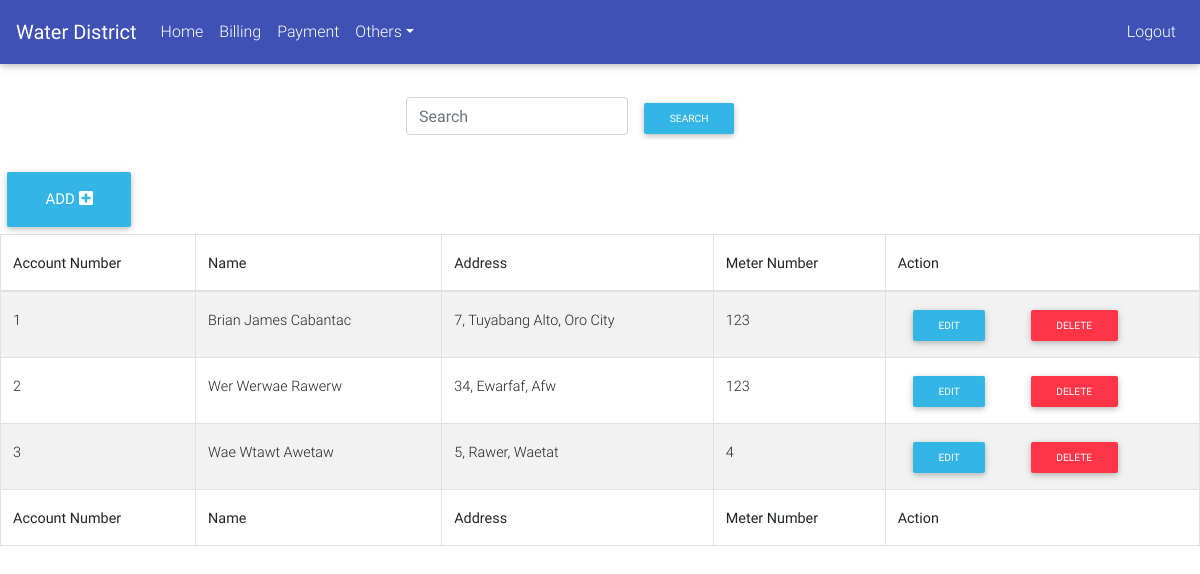
The app's page /home.php with its own data.
### tables this page shows
CREATE TABLE `consumer1` (
  `consumer_id` int(11) NOT NULL,
  `account_no` int(11) NOT NULL,
  `fname` varchar(100) NOT NULL,
  `mname` varchar(100) NOT NULL,
  `lname` varchar(100) NOT NULL,
  `bdate` date NOT NULL,
  `bplace` varchar(100) NOT NULL,
  `cstatus` varchar(100) NOT NULL,
  `cnum` varchar(100) NOT NULL,
  `occupation` varchar(100) NOT NULL,
  `momname` varchar(100) NOT NULL,
  `dadname` varchar(100) NOT NULL,
  `spousename` varchar(100) NOT NULL,
  `streetname` varchar(100) NOT NULL,
  `barangayname` varchar(100) NOT NULL,
  `cityname` varchar(100) NOT NULL,
  `resicom` varchar(100) NOT NULL,
  `pubpriv` varchar(10) NOT NULL,
  `senior` varchar(100) NOT NULL,
  `pwd` varchar(100) NOT NULL,
  `monthincome` decimal(10,0) NOT NULL,
  `dateinstalled` date NOT NULL,
  `meterbrandno` varchar(100) NOT NULL,
  `initread` varchar(100) NOT NULL
);

### home.php (the view, shortened to what this page needs)
<?php
	if(isset($_POST['search']))
	{
    	$valueToSearch = $_POST['valueToSearch'];
   		$query = "SELECT * FROM consumer1 WHERE consumer1.account_no LIKE '%$valueToSearch%' OR fname LIKE '%$valueToSearch%' ";
   		$search_result = filterTable($query);
	}
 	else {
    	$query = "SELECT * FROM `consumer1`";
    	$search_result = filterTable($query);
	}
		function filterTable($query)
	{
   		$connect = mysqli_connect("localhost", "root", "", "cwd");
    	$filter_Result = mysqli_query($connect, $query);
    	return $filter_Result;
	}
?>
<!DOCTYPE html>
<html lang="en">
<head>
  <link rel="stylesheet" href="https://use.fontawesome.com/releases/v5.7.0/css/all.css">
  <link href="css/bootstrap.css" rel="stylesheet">
  <link href="css/mdb.min.css" rel="stylesheet">
  <link href="css/style.css" rel="stylesheet">
</head>
<body>
<form method="post" action="home.php"/>
<header>
  <nav class="navbar fixed-top navbar-expand-lg navbar-dark indigo scrolling-navbar">
    <a class="navbar-brand" href="#"><strong>Water District</strong></a>
    <div class="collapse navbar-collapse" id="navbarSupportedContent">
      <ul class="navbar-nav mr-auto">
        <li class="nav-item">
          <a class="nav-link" href="home.php">Home</a>
        </li>
        <li class="nav-item">
          <a class="nav-link" href="read.php">Billing</a>
        </li>
        <li class="nav-item">
          <a class="nav-link" href="resicom.php">Payment</a>
        </li>
        <li class="nav-item dropdown">
        <a class="nav-link dropdown-toggle" id="navbarDropdownMenuLink" data-toggle="dropdown" aria-haspopup="true"
          aria-expanded="false">Others</a>
      </li>
	 </ul>
	  <div class="row">
		<div class="col-md-12">
			<ul class="navbar-nav nav-flex-icons">
			    <li class="nav-item">
					<a class="nav-link" href="index.php">Logout</a>
				</li>
			</ul>
		</div>
		</div>
    </div>
  </nav>
</header>
	<center>
	<table>
		<td>
		<div class="form-row">
			<div class="col-md-7">
				<input class="form-control mr-sm-5" type="text" name="valueToSearch" placeholder="Search" aria-label="Search">
			</div>
			<div class="col-md-5">
				<input class="btn btn-info btn-rounded btn-sm"  name="search" type="submit" value="Search">
			</div>
		</div>
	</td>
	</table>
	</center>
	<table style="float:left">
	<td>
      <a href="consumer1.php" class="btn btn-info btn-rounded btn-lg">Add<i
          class="fas fa-plus-square ml-1"></i></a>
	</td>
	</table>
	<table id="dtBasicExample" class="table table-striped table-bordered" cellspacing="0" width="100%">
    <thead>
      <tr>
        <th class="th-sm">Account Number
        </th>
        <th class="th-sm">Name
        </th>
        <th class="th-sm">Address
        </th>
        <th class="th-sm">Meter Number
        </th>
		<th class="th-sm">Action
        </th>
      </tr>
    </thead>
    <tbody>
     <?php while ($row = mysqli_fetch_array($search_result)) { ?>
		<tr>
			<td><?php echo $row['account_no']; ?></td>
			<td><?php echo ucwords($row['fname']. "  " .$row['mname']. " " .$row['lname']); ?></td>
			<td><?php echo ucwords($row['streetname'].", ".$row['barangayname'].", ".$row['cityname']); ?></td>
			<td><?php echo $row['meterbrandno']; ?></td>
			<td>
			<div class="row">
				<div class="col-md-5">
					<div class="text-center">
						<a href="edit.php?edit=<?php echo $row['account_no']; ?>" class="btn btn-info btn-rounded btn-sm buttonEdit">Edit</a>
					</div>
				</div>
				<div class="col-md-2">
					<div class="text-center">
						<a href="index.php?delete=<?php echo $row['consumer_id']; ?>" class="btn btn-danger btn-sm btn-rounded buttonDelete"/>Delete</a>
					</div>
				</div>
			</div>
			</td>
		</tr>
	<?php } ?>
    </tbody>
    <tfoot>
      <tr>
        <th>Account Number
        </th>
        <th>Name
        </th>
        <th>Address
        </th>
        <th>Meter Number
        </th>
	    <th>Action
        </th>
      </tr>
    </tfoot>
  </table>
</body>
</html>
</body>
</html>

### records on screen
consumer1: account_no "1", fname+mname+lname "Brian James Cabantac", streetname+barangayname+cityname "7, Tuyabang Alto, Oro City", meterbrandno "123"
consumer1: account_no "2", fname+mname+lname "Wer Werwae Rawerw", streetname+barangayname+cityname "34, Ewarfaf, Afw", meterbrandno "123"
consumer1: account_no "3", fname+mname+lname "Wae Wtawt Awetaw", streetname+barangayname+cityname "5, Rawer, Waetat", meterbrandno "4"
